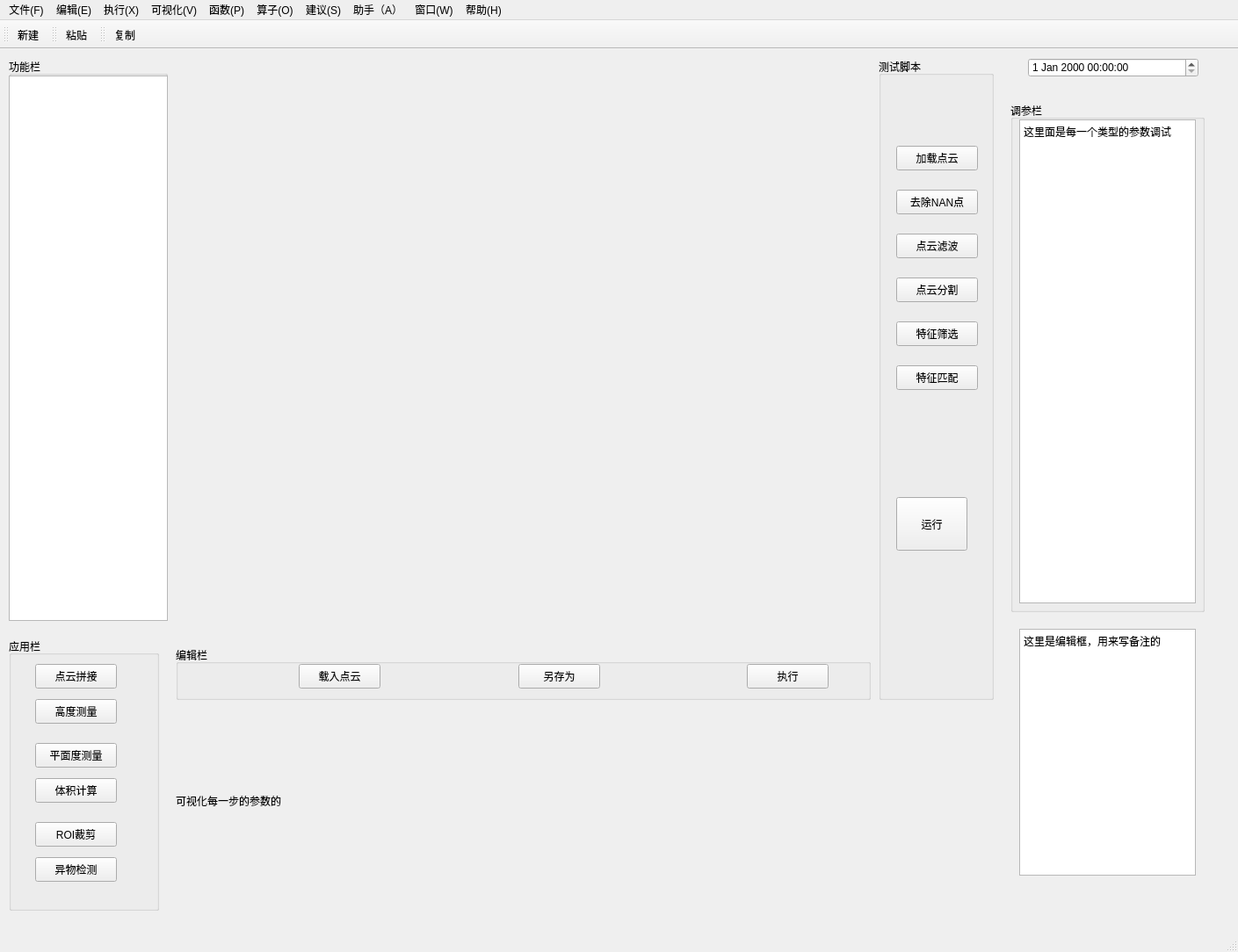
<?xml version="1.0" encoding="UTF-8"?>
<ui version="4.0">
 <class>MainWindow</class>
 <widget class="QMainWindow" name="MainWindow">
  <property name="geometry">
   <rect>
    <x>0</x>
    <y>0</y>
    <width>1409</width>
    <height>1084</height>
   </rect>
  </property>
  <property name="windowTitle">
   <string>PCL调参测试工具</string>
  </property>
  <widget class="QWidget" name="centralWidget">
   <widget class="QGroupBox" name="groupBox">
    <property name="geometry">
     <rect>
      <x>10</x>
      <y>670</y>
      <width>171</width>
      <height>311</height>
     </rect>
    </property>
    <property name="title">
     <string>应用栏</string>
    </property>
    <widget class="QPushButton" name="pushButton">
     <property name="geometry">
      <rect>
       <x>30</x>
       <y>30</y>
       <width>93</width>
       <height>28</height>
      </rect>
     </property>
     <property name="text">
      <string>点云拼接</string>
     </property>
    </widget>
    <widget class="QPushButton" name="pushButton_2">
     <property name="geometry">
      <rect>
       <x>30</x>
       <y>70</y>
       <width>93</width>
       <height>28</height>
      </rect>
     </property>
     <property name="text">
      <string>高度测量</string>
     </property>
    </widget>
    <widget class="QPushButton" name="pushButton_3">
     <property name="geometry">
      <rect>
       <x>30</x>
       <y>120</y>
       <width>93</width>
       <height>28</height>
      </rect>
     </property>
     <property name="text">
      <string>平面度测量</string>
     </property>
    </widget>
    <widget class="QPushButton" name="pushButton_4">
     <property name="geometry">
      <rect>
       <x>30</x>
       <y>160</y>
       <width>93</width>
       <height>28</height>
      </rect>
     </property>
     <property name="text">
      <string>体积计算</string>
     </property>
    </widget>
    <widget class="QPushButton" name="pushButton_5">
     <property name="geometry">
      <rect>
       <x>30</x>
       <y>210</y>
       <width>93</width>
       <height>28</height>
      </rect>
     </property>
     <property name="text">
      <string>ROI裁剪</string>
     </property>
    </widget>
    <widget class="QPushButton" name="pushButton_6">
     <property name="geometry">
      <rect>
       <x>30</x>
       <y>250</y>
       <width>93</width>
       <height>28</height>
      </rect>
     </property>
     <property name="text">
      <string>异物检测</string>
     </property>
    </widget>
   </widget>
   <widget class="QVTKWidget" name="qvtkWidget" native="true">
    <property name="geometry">
     <rect>
      <x>200</x>
      <y>20</y>
      <width>781</width>
      <height>651</height>
     </rect>
    </property>
    <property name="autoFillBackground">
     <bool>true</bool>
    </property>
   </widget>
   <widget class="QGroupBox" name="load_button">
    <property name="geometry">
     <rect>
      <x>200</x>
      <y>680</y>
      <width>791</width>
      <height>61</height>
     </rect>
    </property>
    <property name="title">
     <string>编辑栏</string>
    </property>
    <widget class="QPushButton" name="LoadBUT">
     <property name="geometry">
      <rect>
       <x>140</x>
       <y>20</y>
       <width>93</width>
       <height>28</height>
      </rect>
     </property>
     <property name="text">
      <string>载入点云</string>
     </property>
    </widget>
    <widget class="QPushButton" name="save_button">
     <property name="geometry">
      <rect>
       <x>390</x>
       <y>20</y>
       <width>93</width>
       <height>28</height>
      </rect>
     </property>
     <property name="text">
      <string>另存为</string>
     </property>
    </widget>
    <widget class="QPushButton" name="excuteButton">
     <property name="geometry">
      <rect>
       <x>650</x>
       <y>20</y>
       <width>93</width>
       <height>28</height>
      </rect>
     </property>
     <property name="text">
      <string>执行</string>
     </property>
    </widget>
   </widget>
   <widget class="QDateTimeEdit" name="dateTimeEdit">
    <property name="geometry">
     <rect>
      <x>1170</x>
      <y>10</y>
      <width>194</width>
      <height>22</height>
     </rect>
    </property>
   </widget>
   <widget class="QLabel" name="label">
    <property name="geometry">
     <rect>
      <x>200</x>
      <y>750</y>
      <width>931</width>
      <height>211</height>
     </rect>
    </property>
    <property name="text">
     <string>可视化每一步的参数的</string>
    </property>
   </widget>
   <widget class="QGroupBox" name="groupBox_4">
    <property name="geometry">
     <rect>
      <x>1000</x>
      <y>10</y>
      <width>131</width>
      <height>731</height>
     </rect>
    </property>
    <property name="title">
     <string>测试脚本</string>
    </property>
    <widget class="QPushButton" name="pushButton_10">
     <property name="geometry">
      <rect>
       <x>20</x>
       <y>150</y>
       <width>93</width>
       <height>28</height>
      </rect>
     </property>
     <property name="text">
      <string>去除NAN点</string>
     </property>
    </widget>
    <widget class="QPushButton" name="pushButton_11">
     <property name="geometry">
      <rect>
       <x>20</x>
       <y>200</y>
       <width>93</width>
       <height>28</height>
      </rect>
     </property>
     <property name="text">
      <string>点云滤波</string>
     </property>
    </widget>
    <widget class="QPushButton" name="pushButton_12">
     <property name="geometry">
      <rect>
       <x>20</x>
       <y>250</y>
       <width>93</width>
       <height>28</height>
      </rect>
     </property>
     <property name="text">
      <string>点云分割</string>
     </property>
    </widget>
    <widget class="QPushButton" name="pushButton_13">
     <property name="geometry">
      <rect>
       <x>20</x>
       <y>300</y>
       <width>93</width>
       <height>28</height>
      </rect>
     </property>
     <property name="text">
      <string>特征筛选</string>
     </property>
    </widget>
    <widget class="QPushButton" name="pushButton_14">
     <property name="geometry">
      <rect>
       <x>20</x>
       <y>350</y>
       <width>93</width>
       <height>28</height>
      </rect>
     </property>
     <property name="text">
      <string>特征匹配</string>
     </property>
    </widget>
    <widget class="QPushButton" name="pushButton_15">
     <property name="geometry">
      <rect>
       <x>20</x>
       <y>100</y>
       <width>93</width>
       <height>28</height>
      </rect>
     </property>
     <property name="text">
      <string>加载点云</string>
     </property>
    </widget>
    <widget class="QPushButton" name="pushButton_16">
     <property name="geometry">
      <rect>
       <x>20</x>
       <y>500</y>
       <width>81</width>
       <height>61</height>
      </rect>
     </property>
     <property name="styleSheet">
      <string notr="true">border-color: rgb(0, 170, 127);
font: 20pt &quot;华文楷体&quot;;

</string>
     </property>
     <property name="text">
      <string>运行</string>
     </property>
    </widget>
   </widget>
   <widget class="QStackedWidget" name="stackedWidget">
    <property name="geometry">
     <rect>
      <x>1140</x>
      <y>40</y>
      <width>240</width>
      <height>950</height>
     </rect>
    </property>
    <widget class="QWidget" name="page">
     <widget class="QGroupBox" name="groupBox_3">
      <property name="geometry">
       <rect>
        <x>10</x>
        <y>20</y>
        <width>221</width>
        <height>581</height>
       </rect>
      </property>
      <property name="title">
       <string>调参栏</string>
      </property>
      <widget class="QTextBrowser" name="textBrowser_2">
       <property name="geometry">
        <rect>
         <x>10</x>
         <y>20</y>
         <width>201</width>
         <height>551</height>
        </rect>
       </property>
       <property name="html">
        <string>&lt;!DOCTYPE HTML PUBLIC &quot;-//W3C//DTD HTML 4.0//EN&quot; &quot;http://www.w3.org/TR/REC-html40/strict.dtd&quot;&gt;
&lt;html&gt;&lt;head&gt;&lt;meta name=&quot;qrichtext&quot; content=&quot;1&quot; /&gt;&lt;style type=&quot;text/css&quot;&gt;
p, li { white-space: pre-wrap; }
&lt;/style&gt;&lt;/head&gt;&lt;body style=&quot; font-family:'SimSun'; font-size:9pt; font-weight:400; font-style:normal;&quot;&gt;
&lt;p style=&quot; margin-top:0px; margin-bottom:0px; margin-left:0px; margin-right:0px; -qt-block-indent:0; text-indent:0px;&quot;&gt;这里面是每一个类型的参数调试&lt;/p&gt;&lt;/body&gt;&lt;/html&gt;</string>
       </property>
      </widget>
     </widget>
     <widget class="QTextEdit" name="textEdit_2">
      <property name="geometry">
       <rect>
        <x>20</x>
        <y>620</y>
        <width>201</width>
        <height>281</height>
       </rect>
      </property>
      <property name="html">
       <string>&lt;!DOCTYPE HTML PUBLIC &quot;-//W3C//DTD HTML 4.0//EN&quot; &quot;http://www.w3.org/TR/REC-html40/strict.dtd&quot;&gt;
&lt;html&gt;&lt;head&gt;&lt;meta name=&quot;qrichtext&quot; content=&quot;1&quot; /&gt;&lt;style type=&quot;text/css&quot;&gt;
p, li { white-space: pre-wrap; }
&lt;/style&gt;&lt;/head&gt;&lt;body style=&quot; font-family:'SimSun'; font-size:9pt; font-weight:400; font-style:normal;&quot;&gt;
&lt;p style=&quot; margin-top:0px; margin-bottom:0px; margin-left:0px; margin-right:0px; -qt-block-indent:0; text-indent:0px;&quot;&gt;这里是编辑框，用来写备注的&lt;/p&gt;&lt;/body&gt;&lt;/html&gt;</string>
      </property>
     </widget>
    </widget>
    <widget class="QWidget" name="page_2"/>
   </widget>
   <widget class="QGroupBox" name="groupBox_2">
    <property name="geometry">
     <rect>
      <x>10</x>
      <y>10</y>
      <width>181</width>
      <height>641</height>
     </rect>
    </property>
    <property name="title">
     <string>功能栏</string>
    </property>
    <widget class="QTreeView" name="treeView">
     <property name="enabled">
      <bool>true</bool>
     </property>
     <property name="geometry">
      <rect>
       <x>0</x>
       <y>20</y>
       <width>181</width>
       <height>621</height>
      </rect>
     </property>
    </widget>
   </widget>
  </widget>
  <widget class="QMenuBar" name="menuBar">
   <property name="geometry">
    <rect>
     <x>0</x>
     <y>0</y>
     <width>1409</width>
     <height>26</height>
    </rect>
   </property>
   <widget class="QMenu" name="menu">
    <property name="title">
     <string>文件(F)</string>
    </property>
   </widget>
   <widget class="QMenu" name="menu_E">
    <property name="title">
     <string>编辑(E)</string>
    </property>
   </widget>
   <widget class="QMenu" name="menu_X">
    <property name="title">
     <string>执行(X)</string>
    </property>
   </widget>
   <widget class="QMenu" name="menu_V">
    <property name="title">
     <string>可视化(V)</string>
    </property>
   </widget>
   <widget class="QMenu" name="menu_P">
    <property name="title">
     <string>函数(P)</string>
    </property>
   </widget>
   <widget class="QMenu" name="menu_O">
    <property name="title">
     <string>算子(O)</string>
    </property>
   </widget>
   <widget class="QMenu" name="menu_S">
    <property name="title">
     <string>建议(S)</string>
    </property>
   </widget>
   <widget class="QMenu" name="menu_A">
    <property name="title">
     <string>助手（A）</string>
    </property>
   </widget>
   <widget class="QMenu" name="menu_W">
    <property name="title">
     <string>窗口(W)</string>
    </property>
   </widget>
   <widget class="QMenu" name="menu_H">
    <property name="title">
     <string>帮助(H)</string>
    </property>
   </widget>
   <addaction name="menu"/>
   <addaction name="menu_E"/>
   <addaction name="menu_X"/>
   <addaction name="menu_V"/>
   <addaction name="menu_P"/>
   <addaction name="menu_O"/>
   <addaction name="menu_S"/>
   <addaction name="menu_A"/>
   <addaction name="menu_W"/>
   <addaction name="menu_H"/>
  </widget>
  <widget class="QToolBar" name="mainToolBar">
   <attribute name="toolBarArea">
    <enum>TopToolBarArea</enum>
   </attribute>
   <attribute name="toolBarBreak">
    <bool>false</bool>
   </attribute>
   <addaction name="action"/>
  </widget>
  <widget class="QToolBar" name="toolBar">
   <property name="windowTitle">
    <string>toolBar</string>
   </property>
   <attribute name="toolBarArea">
    <enum>TopToolBarArea</enum>
   </attribute>
   <attribute name="toolBarBreak">
    <bool>false</bool>
   </attribute>
   <addaction name="action_3"/>
  </widget>
  <widget class="QToolBar" name="toolBar_2">
   <property name="windowTitle">
    <string>toolBar_2</string>
   </property>
   <attribute name="toolBarArea">
    <enum>TopToolBarArea</enum>
   </attribute>
   <attribute name="toolBarBreak">
    <bool>false</bool>
   </attribute>
   <addaction name="action_2"/>
  </widget>
  <widget class="QStatusBar" name="statusBar"/>
  <action name="action">
   <property name="icon">
    <iconset resource="res.qrc">
     <normaloff>:/treelcon/res_treeItemIcon/folder.png</normaloff>:/treelcon/res_treeItemIcon/folder.png</iconset>
   </property>
   <property name="text">
    <string>新建</string>
   </property>
   <property name="toolTip">
    <string>新建工程</string>
   </property>
   <property name="shortcut">
    <string>Ctrl+N</string>
   </property>
  </action>
  <action name="action_2">
   <property name="icon">
    <iconset resource="res.qrc">
     <normaloff>:/treelcon/res_treeItemIcon/Project.png</normaloff>:/treelcon/res_treeItemIcon/Project.png</iconset>
   </property>
   <property name="text">
    <string>复制</string>
   </property>
   <property name="toolTip">
    <string>复制</string>
   </property>
   <property name="shortcut">
    <string>Ctrl+N</string>
   </property>
  </action>
  <action name="action_3">
   <property name="icon">
    <iconset resource="res.qrc">
     <normaloff>:/treelcon/res_treeItemIcon/folder_original.png</normaloff>:/treelcon/res_treeItemIcon/folder_original.png</iconset>
   </property>
   <property name="text">
    <string>粘贴</string>
   </property>
   <property name="toolTip">
    <string>粘贴</string>
   </property>
   <property name="shortcut">
    <string>Ctrl+N</string>
   </property>
  </action>
 </widget>
 <layoutdefault spacing="6" margin="11"/>
 <customwidgets>
  <customwidget>
   <class>QVTKWidget</class>
   <extends>QWidget</extends>
   <header>QVTKWidget.h</header>
  </customwidget>
 </customwidgets>
 <resources>
  <include location="res.qrc"/>
 </resources>
 <connections/>
</ui>
